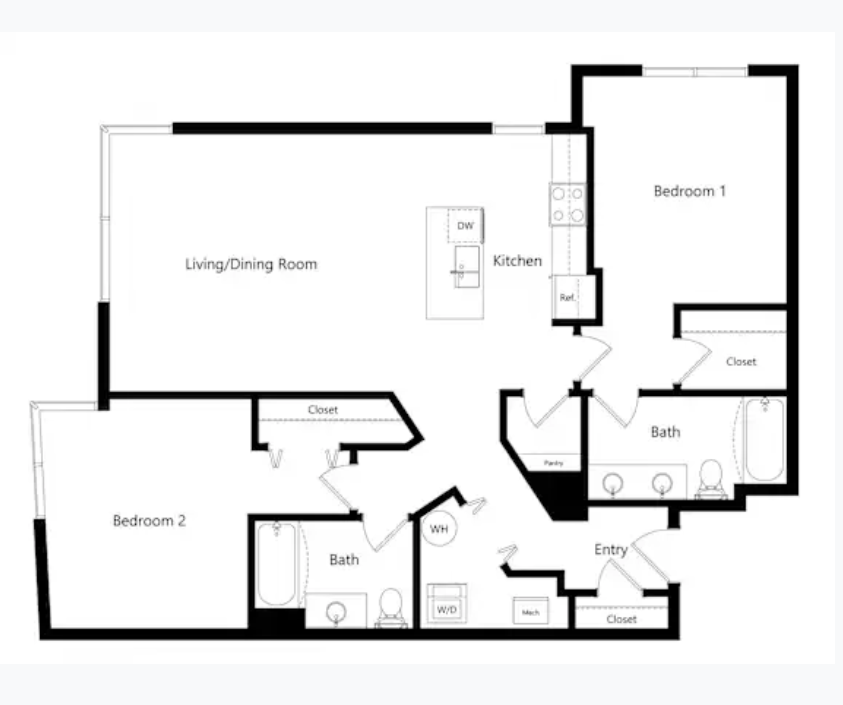
#> input picture Layout.png, 843 x 705 px
$ python overlay.py
#> lines starting #> are read from the running program, lines starting #| are printed output that depends on the picture
from PIL import Image, ImageDraw

def draw_overlay(config, output_filename):
#> called with output_filename = 'layout_images/overlay_plan1.png'
    base_img = Image.open('Layout.png').convert('RGBA')
    overlay = Image.new('RGBA', base_img.size, (255, 255, 255, 0))
    d = ImageDraw.Draw(overlay)

    def r(x, y, w, h, fill, opacity=180, label=""):
        fill = fill.lstrip('#')
        rgb = tuple(int(fill[i:i+2], 16) for i in (0, 2, 4))
        rgba = rgb + (opacity,)
        d.rectangle([x, y, x+w, y+h], fill=rgba, outline=(0,0,0,255), width=2)

    # Living Room (Top Left Quadrant)
    # TV on the left-side wall
    r(135, 230, 20, 80, config['tv'], label="TV")

    # Sectional (Floating in middle, facing TV on left)
    r(220, 210, 45, 120, config['couch'], label="Sofa")
    r(220, 290, 80, 40, config['couch']) # Chaise element

    # Coffee table between them
    r(170, 250, 35, 50, config['coffee'])

    # Dining Table (Right behind the Sectional)
    r(370, 210, 60, 90, config['dining'], label="Dining")

    # Bedroom 1 (Top Right Quadrant)
    # L-Desk in the top-right corner of the room
    r(650, 140, 70, 25, config['desk'])
    r(695, 140, 25, 70, config['desk'])

    out = Image.alpha_composite(base_img, overlay)
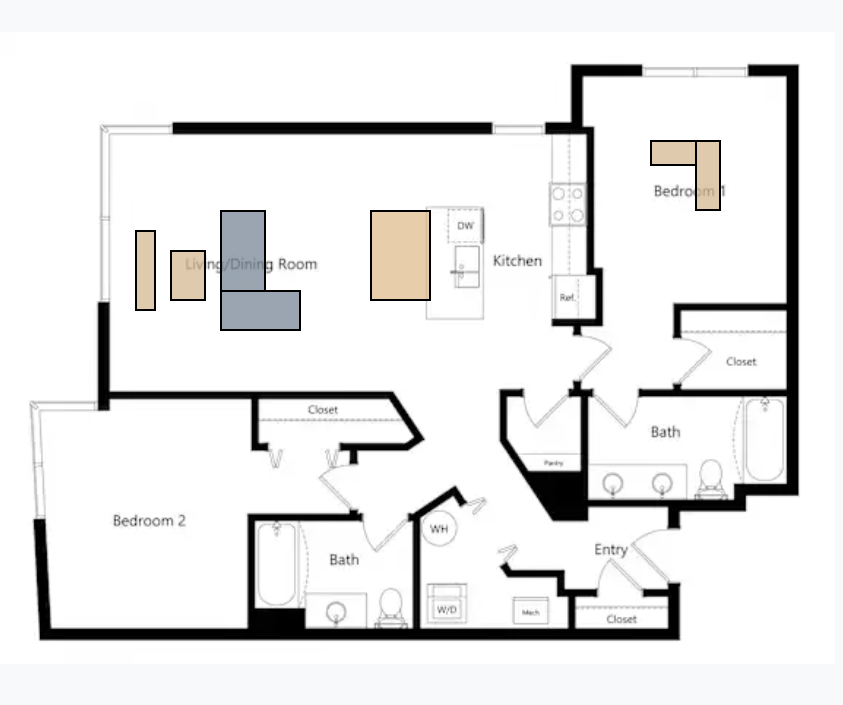
#> out: PIL image 843x705 RGBA; mean R, G, B, A 231.8, 231.7, 231.4, 255
    out = out.convert('RGB')
#> out: PIL image 843x705 RGB
    out.save(output_filename)

plans = [
    {"file": "layout_images/overlay_plan1.png", "cfg": {'couch': '#708090', 'tv': '#d2b48c', 'coffee': '#d2b48c', 'dining': '#deb887', 'desk': '#d2b48c'}},
    {"file": "layout_images/overlay_plan2.png", "cfg": {'couch': '#36454F', 'tv': '#3e2723', 'coffee': '#3e2723', 'dining': '#4e342e', 'desk': '#2f4f4f'}},
    {"file": "layout_images/overlay_plan3.png", "cfg": {'couch': '#8b4513', 'tv': '#1a1a1a', 'coffee': '#a9a9a9', 'dining': '#5d4037', 'desk': '#111111'}}
]

for p in plans:
    draw_overlay(p['cfg'], p['file'])
print("Overlays generated!")
